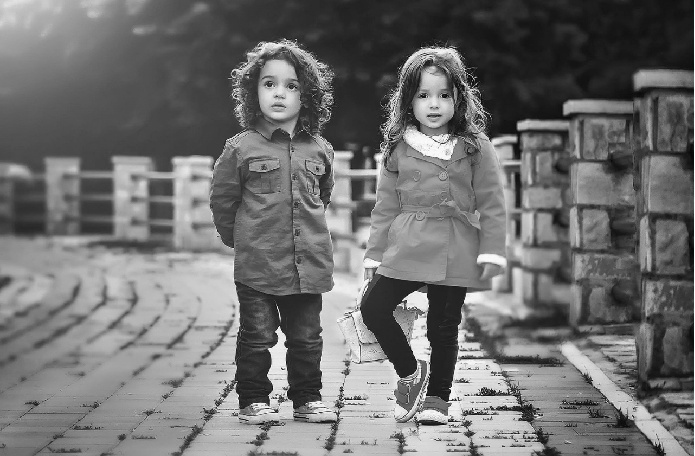
#> input picture images/children.jpg, 695 x 456 px
$ python gray_histogram_add.py
#> lines starting #> are read from the running program, lines starting #| are printed output that depends on the picture
# 1 导入库
import cv2
import matplotlib.pyplot as plt
import numpy as np

# 2 方法：显示图片
def show_image(image, title, pos):
    #  顺序转换：BGR TO RGB
    image_RGB = image[:, :, ::-1] # shape : (height, width, channel)
    # 显示标题
    plt.title(title)
    plt.subplot(2, 3, pos) # 定位
    plt.imshow(image_RGB)

# 3 方法：显示图片的灰度直方图
def show_histogram(hist, title, pos, color):
    # 显示标题
    plt.title(title)
    plt.subplot(2, 3, pos) # 定位图片
    plt.xlabel("Bins") # 横轴信息
    plt.ylabel("Pixels") # 纵轴信息
    plt.xlim([0, 256]) # 范围
    plt.plot(hist, color=color) # 绘制直方图

# 4 主函数 main()
def main():
    # 5 创建画布
    plt.figure(figsize=(15, 6)) # 画布大小
    plt.suptitle("Gray Image Histogram", fontsize=14, fontweight="bold") # 设置标题形式

    # 6 加载图片
    img = cv2.imread("../images/children.jpg")
#> img is the input picture: shape (456, 695, 3); min 1, max 255, mean 111.7

    # 7 灰度转换
    img_gray = cv2.cvtColor(img, cv2.COLOR_BGR2GRAY)

    # 8 计算灰度图的直方图
    hist_img = cv2.calcHist([img_gray], [0], None, [256], [0, 256])
#> hist_img = 256 values, max 2660 at index 80, min 0 at index 0, mean 1238

    # 9 展示灰度直方图
    # 灰度图转换成BGR格式图片
    img_BGR = cv2.cvtColor(img_gray, cv2.COLOR_GRAY2BGR)
    show_image(img_BGR, "BGR image", 1)
    show_histogram(hist_img, "gray image histogram", 4, "m")

    # 10 对图片中的每个像素值增加50个像素
    M = np.ones(img_gray.shape, np.uint8) * 50 # 构建矩阵

    added_img = cv2.add(img_gray, M)
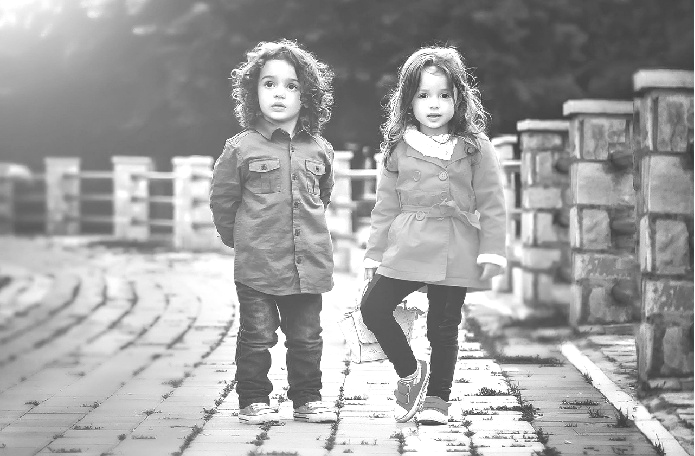
#> added_img: shape (456, 695); min 51, max 255, mean 160.8
    add_img_hist = cv2.calcHist([added_img], [0], None, [256], [0, 256]) # 计算直方图
#> add_img_hist = 256 values, max 20372 at index 255, min 0 at index 0, mean 1238
    added_img_BGR = cv2.cvtColor(added_img, cv2.COLOR_GRAY2BGR)
    show_image(added_img_BGR, "added image", 2)
    show_histogram(add_img_hist, "added image hist", 5, "m")

    # 11 对图片中的每个像素值减去50个像素
    subtract_img = cv2.subtract(img_gray, M)
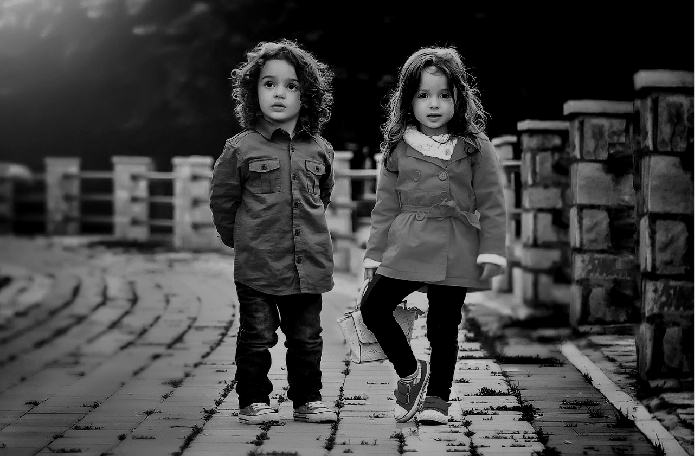
#> subtract_img: shape (456, 695); min 0, max 205, mean 64.6
    subtract_img_hist = cv2.calcHist([subtract_img], [0], None, [256], [0, 256]) # 计算直方图
#> subtract_img_hist = 256 values, max 59896 at index 0, min 0 at index 206, mean 1238
    subtract_img_BGR = cv2.cvtColor(subtract_img, cv2.COLOR_GRAY2BGR)
    show_image(subtract_img_BGR, "subtracted image", 3)
    show_histogram(subtract_img_hist, "subtracted image hist", 6, "m")

    plt.show()
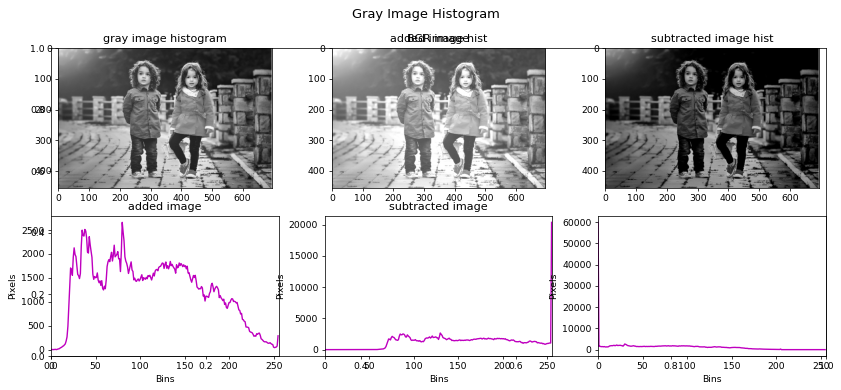
#> figure drawn by matplotlib, 6 panels; panel 2: curve peaks at x = 80, y = 2660; panel 4: curve peaks at x = 255, y = 20372; panel 6: curve peaks at x = 0, y = 59896


if __name__ == '__main__':
    main()

$ run again, with images/girls.jpg copied over images/children.jpg
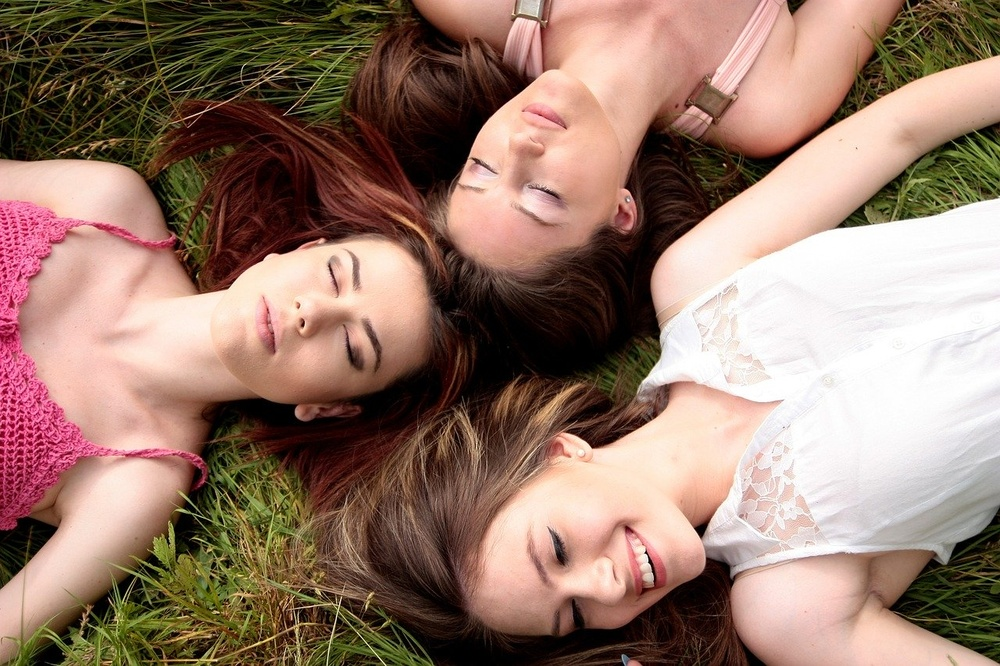
#> input picture images/girls.jpg, 1000 x 666 px, shrunk from 1280 x 853 before the run
#> in main, img is the input picture: shape (666, 1000, 3); mean B, G, R 108.3, 122.2, 150.6
#> hist_img = 256 values, max 8692 at index 1, min 1298 at index 138, mean 2601.6
#> in main, `added_img = cv2.add(img_gray, M)`:
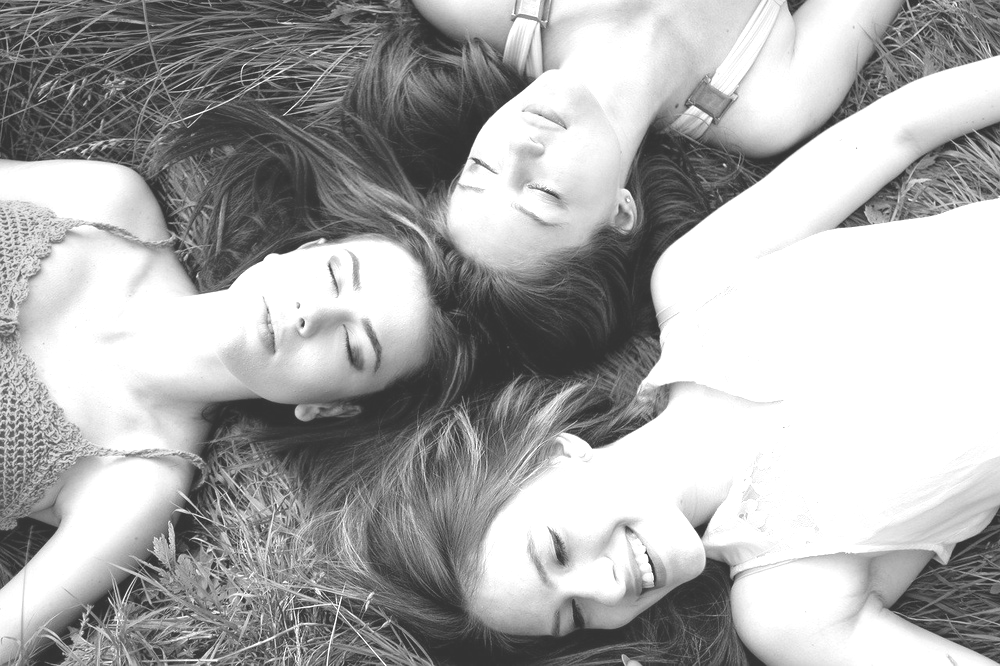
#> added_img: shape (666, 1000); min 50, max 255, mean 171.2
#> add_img_hist = 256 values, max 193582 at index 255, min 0 at index 0, mean 2601.6
#> in main, `subtract_img = cv2.subtract(img_gray, M)`:
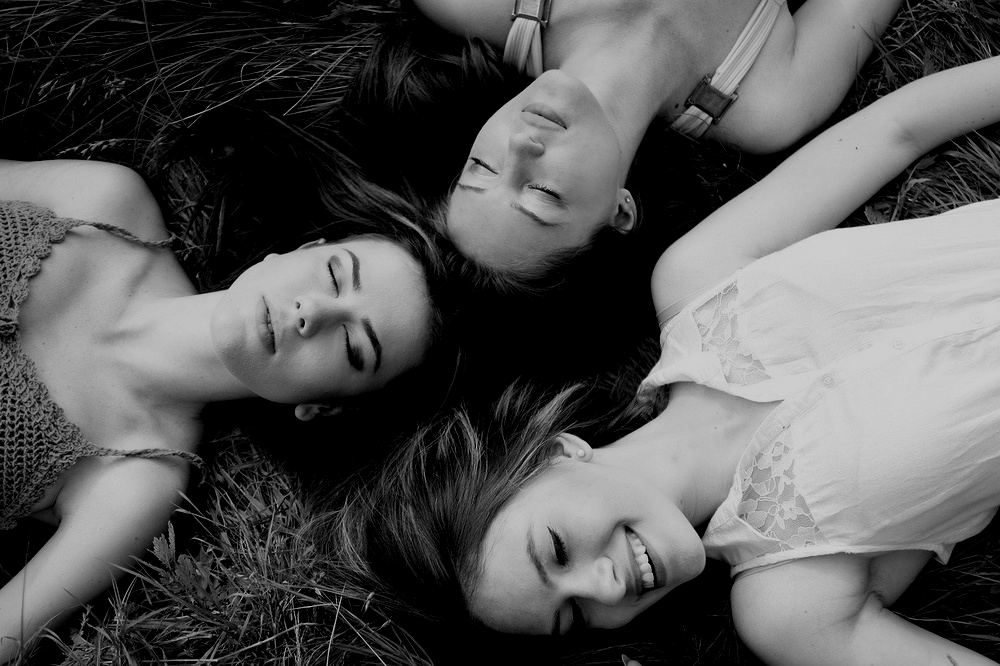
#> subtract_img: shape (666, 1000); min 0, max 205, mean 87.1
#> subtract_img_hist = 256 values, max 180203 at index 0, min 0 at index 206, mean 2601.6
